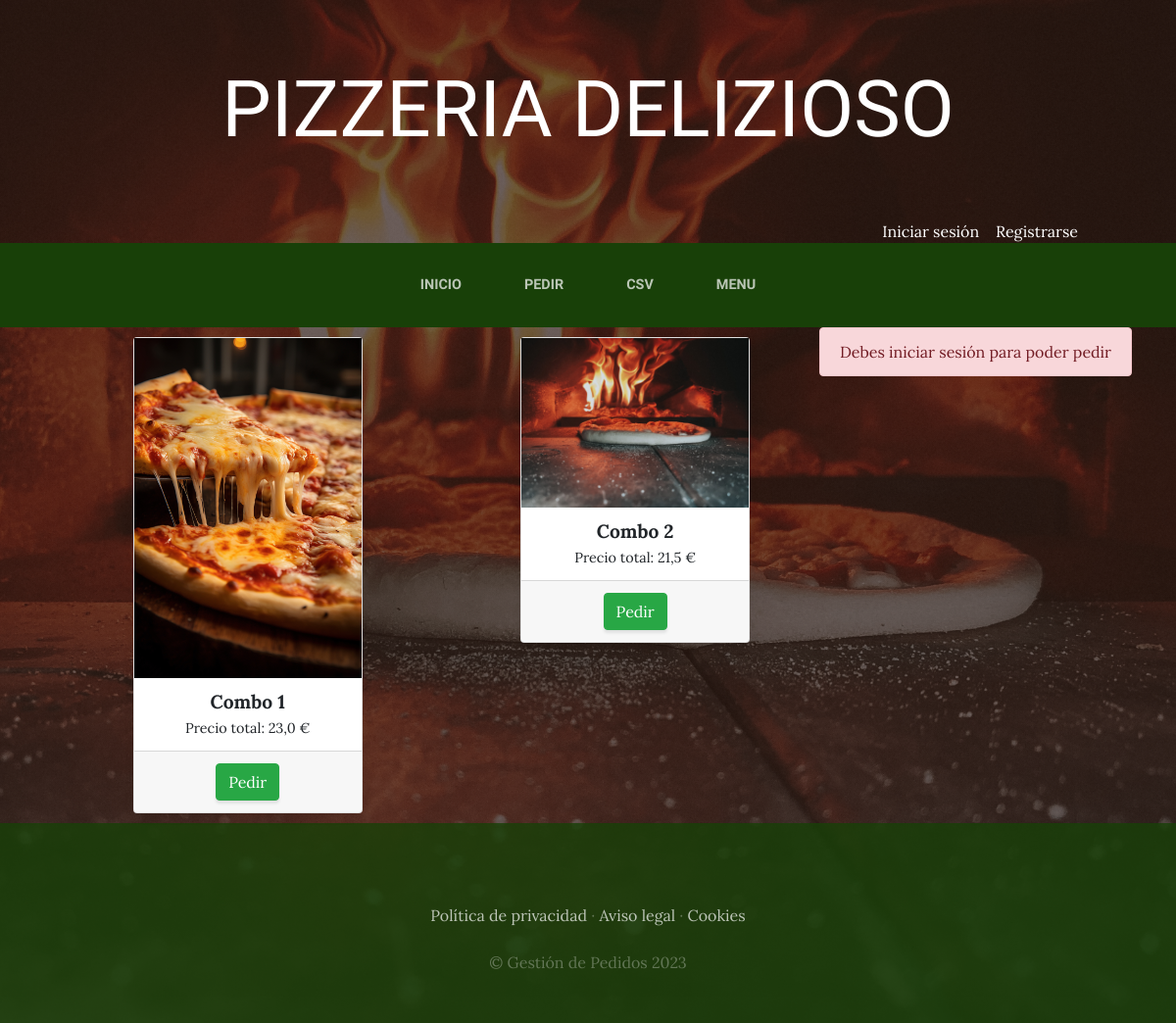
/menu/, run on an earlier commit of the app's database.
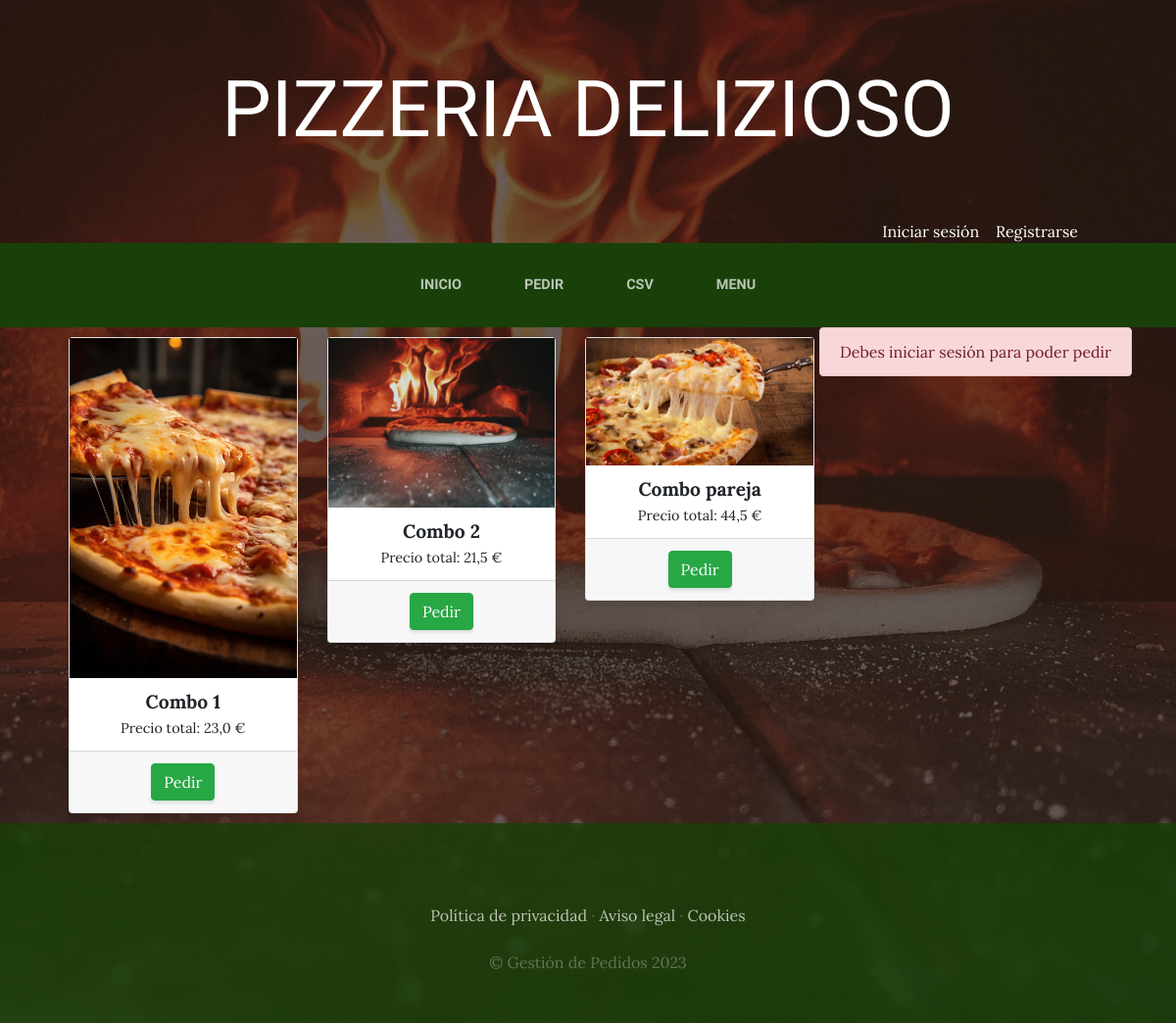
And on a later commit of the database.
### menu/models.py (models this page shows, shortened)
class Combo(models.Model):
    nombre = models.CharField(max_length=50)
    componentes = models.ManyToManyField(Componente)
    created = models.DateTimeField(auto_now_add=True)
    imagen = models.ImageField(upload_to='menu', null=True, blank=True)
    updated = models.DateTimeField(auto_now_add=True)
    precio = models.FloatField(blank=True, null=True)
    class Meta:
        verbose_name = "combo"
        verbose_name_plural = "combos"
    def calcular_precio_total(self):
        return sum(componente.precio for componente in self.componentes.all())

class Componente(models.Model):
    nombre = models.CharField(max_length=50)
    categoria = models.ForeignKey(CategoriaProd, on_delete=models.CASCADE)
    precio = models.FloatField()
    imagen = models.ImageField(upload_to='menu', null=True, blank=True)
    created = models.DateTimeField(auto_now_add=True)
    updated = models.DateTimeField(auto_now_add=True)
    class Meta:
        verbose_name = "componente"
        verbose_name_plural = "componentes"

### menu/views.py (the view)
# urls.py: path('menu/', include('menu.urls')),
@transaction.atomic
def menu(request):
    combos = Combo.objects.all()
    return render(request, 'menu/menu.html', {'combos':combos})

### carro/context_processor.py (called while the page is built)
def importe_total_carro(request):
    total = 0
    if request.user.is_authenticated:
        carro = request.session.get("carro", {})
        for key, value in carro.items():
            total += float(value.get("precio", 0)) * int(value.get("cantidad", 0))
    else:
        total = 'Debe iniciar sesión'
    return {"importe_total_carro": total}

### menu/templates/menu/menu.html (shortened to what this page needs)
{% extends 'Proyectowebapp/base.html' %}
{% load static %}
{% block content %}
<div class="container">
  <div style="float:right;">
    {% if request.user.is_authenticated %}
     {% include 'carro/widget.html' %}
    {% else %}
      <div class="alert alert-danger text-center"> Debes iniciar sesión para poder pedir</div>
    {% endif %}
  </div>
  <div class="row">
    {% for combo in combos %}
      <div class="col-md-4">
        <div class="card" id="combo{{ combo.id }}" style="width: 100%;">
          <img class="combo-image" src="{{ combo.imagen.url }}" class="card-img-top style=" >
          <div class="card-body" style="text-align: center;">
            <h7 class="card-title">{{combo.nombre}}</h7>
            <p class="card-text">Precio total: {{combo.calcular_precio_total}}&nbsp;€</p>
          </div>
          <div class="card-footer text-center">
            <a href="{% url 'carro:agregar' combo.id %}" class="btn btn-success">Pedir</a>
          </div>
        </div>
      </div>
    {% endfor %}
  </div>
</div>
{% endblock %}

### Proyectowebapp/templates/Proyectowebapp/base.html (shortened to what this page needs)
<html>
<head>
  {% load static %}
    <link href="{%static 'Proyectowebapp/vendor/bootstrap/css/bootstrapp.min.css'%}" rel="stylesheet">
    <link href="{%static 'Proyectowebapp/css/gestion.css'%}" rel="stylesheet">
</head>
<body>
    <h1 class="site-heading text-center text-white d-none d-lg-block">
        <span class="site-heading-lower">Pizzeria Delizioso</span>
      </h1>
      <div style=" text-align: right; margin-right: 100px; color:white">
        {% if user.is_authenticated %}
        Hola {{user.username}}  &nbsp;&nbsp;<a href="{% url 'cerrar_sesion' %}" style="color:white">Cerrar sesión</a>
        {% else %}
        <a href="{% url 'logear' %}" style="color:white">Iniciar sesión</a> &nbsp;&nbsp; <a href="autenticacion" style="color:white">Registrarse</a>
        {% endif %}
      </div>
 <nav class="navbar navbar-expand-lg navbar-dark py-lg-4" id="mainNav">
    <div class="container">
      <div class="collapse navbar-collapse" id="navbarResponsive">
        <ul class="navbar-nav mx-auto">
          <li class="nav-item {% if request.path == '/' %}active{% endif %} px-lg-4">
            <a class="nav-link text-uppercase text-expanded" href="{% url 'home' %}">Inicio</a>
          </li>
          <li class="nav-item {% if request.path == '/pedir' %}active{% endif %} px-lg-4">
            <a class="nav-link text-uppercase text-expanded" href="{% url 'pedir' %}">Pedir</a>
          </li>
          <li class="nav-item {% if request.path == '/ver_csv' %}active{% endif %} px-lg-4">
            <a class="nav-link text-uppercase text-expanded" href="{% url 'ver_csv' %}">CSV</a>
          </li>
          <li class="nav-item {% if request.path == '/menu' %}active{% endif %} px-lg-4">
            <a class="nav-link text-uppercase text-expanded" href="{% url 'menu' %}">Menu</a>
        </ul>
      </div>
    </div>
  </nav>
    {% block content %}
    {% endblock %}
    <footer class="footer text-faded text-center py-5">
      <div class="container">
        <p class="m-0 mbt">
        	<a href="sample.html" class="link">Política de privacidad</a> ·
        	<a href="sample.html" class="link">Aviso legal</a> ·
        	<a href="sample.html" class="link">Cookies</a>
		</p>
        <p class="m-0 mbt1">&copy; Gestión de Pedidos 2023</p>
      </div>
	</footer>
</body>
</html>

### Proyectowebapp/static/Proyectowebapp/css/gestion.css (style rules this page uses)
body { font-family: 'Lora'; background: linear-gradient(rgba(47, 23, 15, 0.65), rgba(47, 23, 15, 0.65)), url("../img/pizzafondo.jpg"); background-attachment: fixed; background-position: center; background-size: cover; }
h1, h2, h3, h4, h5, h6 { font-family: 'Raleway'; }
p { line-height: 1.75; }
.text-faded { color: rgba(255, 255, 255, 0.3); }
.site-heading { margin-top: 5rem; margin-bottom: 5rem; text-transform: uppercase; line-height: 1; font-family: 'Raleway'; }
.site-heading .site-heading-lower { font-size: 5rem; font-weight: 100; line-height: 4rem; }
#mainNav { background-color: rgba(24, 64, 8); font-family: 'Raleway'; }
#mainNav .navbar-nav .nav-item .nav-link { color: rgba(255, 255, 255, 0.7); font-weight: 800; }
@media (min-width: 992px) { #mainNav .navbar-nav .nav-item .nav-link { font-size: 0.9rem; } }
.footer { background-color: rgba(24, 64, 8, 0.8); }
.btn { box-shadow: 0px 3px 3px 0px rgba(33, 37, 41, 0.1); }
.mbt { padding-top: 2rem; }
.mbt1 { padding-top: 1.25rem; }
a.link { color: rgba(255, 255, 255, 0.7); }
.row { display: flex; flex-wrap: wrap; justify-content: space-around; }
.card { width: 200px; margin: 10px; box-shadow: 0 4px 8px rgba(0, 0, 0, 0.1); }
.card img { width: 100%; height: auto; }
.card-body { padding: 10px; }
.card-title { font-size: 1.2em; font-weight: bold; margin-bottom: 5px; }
.card-text { font-size: 0.9em; }

What changed in the data, as far as the page shows it:
added Combo: imagen (picture), nombre "Combo pareja", calcular_precio_total "44,5"
